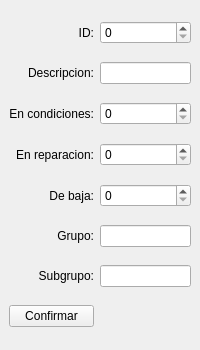
<?xml version="1.0" encoding="UTF-8"?>
<ui version="4.0">
 <class>MainWindow</class>
 <widget class="QMainWindow" name="MainWindow">
  <property name="geometry">
   <rect>
    <x>0</x>
    <y>0</y>
    <width>200</width>
    <height>350</height>
   </rect>
  </property>
  <property name="windowTitle">
   <string>MainWindow</string>
  </property>
  <property name="styleSheet">
   <string notr="true">@import url('https://fonts.googleapis.com/css2?family=Oswald:wght@200;400;700&amp;display=swap');

*{
    font-family: 'Raleway-blod';
    font-weight: 400;
}

#label{
    font-size: 20px;
}

QLineEdit{
    border-radius: 5px;
    background-color: #BABFCE;
    
}

#title{
    width: 100px;
    height: 200px;
}

QPushButton{
    border-color:#293045;
    border-style: solid;
    border-width: 1px;
    border-radius: 5px;
    background-color: #BABFCE;
    color:#293045;

}
QPushButton:hover{
    background-color:#768AC5;
    color:aliceblue;
}
QPushButton:pressed {
    background-color: #293045;

}

#pushButton_5{
    padding: 10px;
    background-color: #768AC5;
    border-radius: 15%;
}

#pushButton_2,#pushButton_3,#pushButton_4{
    width: 20px;
    height: 30px;
}

</string>
  </property>
  <widget class="QWidget" name="centralwidget">
   <layout class="QGridLayout" name="gridLayout_2">
    <item row="0" column="0">
     <widget class="QLabel" name="label_7">
      <property name="maximumSize">
       <size>
        <width>16777215</width>
        <height>16777215</height>
       </size>
      </property>
      <property name="text">
       <string>ID:</string>
      </property>
      <property name="alignment">
       <set>Qt::AlignRight|Qt::AlignTrailing|Qt::AlignVCenter</set>
      </property>
      <property name="margin">
       <number>0</number>
      </property>
     </widget>
    </item>
    <item row="2" column="0">
     <widget class="QLabel" name="label_5">
      <property name="text">
       <string>En condiciones:</string>
      </property>
      <property name="alignment">
       <set>Qt::AlignRight|Qt::AlignTrailing|Qt::AlignVCenter</set>
      </property>
     </widget>
    </item>
    <item row="3" column="1">
     <widget class="QSpinBox" name="spinBox_3"/>
    </item>
    <item row="5" column="0">
     <widget class="QLabel" name="label_3">
      <property name="text">
       <string>Grupo:</string>
      </property>
      <property name="alignment">
       <set>Qt::AlignRight|Qt::AlignTrailing|Qt::AlignVCenter</set>
      </property>
     </widget>
    </item>
    <item row="2" column="1">
     <widget class="QSpinBox" name="spinBox_2"/>
    </item>
    <item row="5" column="1">
     <widget class="QLineEdit" name="lineEdit_2"/>
    </item>
    <item row="1" column="0">
     <widget class="QLabel" name="label_6">
      <property name="text">
       <string>Descripcion:</string>
      </property>
      <property name="alignment">
       <set>Qt::AlignRight|Qt::AlignTrailing|Qt::AlignVCenter</set>
      </property>
     </widget>
    </item>
    <item row="4" column="0">
     <widget class="QLabel" name="label">
      <property name="text">
       <string>De baja:</string>
      </property>
      <property name="alignment">
       <set>Qt::AlignRight|Qt::AlignTrailing|Qt::AlignVCenter</set>
      </property>
     </widget>
    </item>
    <item row="6" column="0">
     <widget class="QLabel" name="label_2">
      <property name="text">
       <string>Subgrupo:</string>
      </property>
      <property name="alignment">
       <set>Qt::AlignRight|Qt::AlignTrailing|Qt::AlignVCenter</set>
      </property>
     </widget>
    </item>
    <item row="0" column="1">
     <widget class="QSpinBox" name="spinBox"/>
    </item>
    <item row="3" column="0">
     <widget class="QLabel" name="label_4">
      <property name="text">
       <string>En reparacion:</string>
      </property>
      <property name="alignment">
       <set>Qt::AlignRight|Qt::AlignTrailing|Qt::AlignVCenter</set>
      </property>
     </widget>
    </item>
    <item row="4" column="1">
     <widget class="QSpinBox" name="spinBox_4"/>
    </item>
    <item row="6" column="1">
     <widget class="QLineEdit" name="lineEdit_3"/>
    </item>
    <item row="1" column="1">
     <widget class="QLineEdit" name="lineEdit"/>
    </item>
    <item row="7" column="0">
     <widget class="QPushButton" name="pushButton">
      <property name="layoutDirection">
       <enum>Qt::LeftToRight</enum>
      </property>
      <property name="text">
       <string>Confirmar</string>
      </property>
     </widget>
    </item>
   </layout>
  </widget>
 </widget>
 <resources/>
 <connections/>
</ui>
